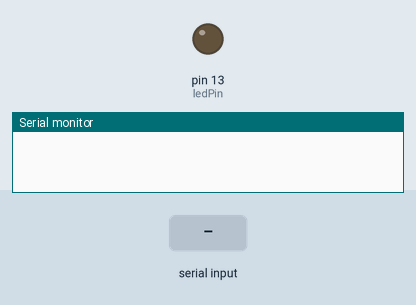
Bench run of a sketch on a simulated Arduino Leonardo, built with avr-gcc and run on an emulated ATmega32U4. Parts: output pins drawn as LEDs (lit = HIGH), the last lines printed to the serial monitor. Dashed ring = blinking. The test bench sets the inputs (shaded band).

Above: at 1.2 s.
1.3 s: "*\n" received over Serial
At 2.1 s:
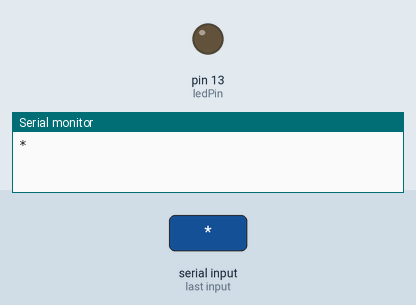
2.9 s: "*\n" received over the second serial link
4.4 s: "90,45,200\n" received over Serial
At 4.61 s:
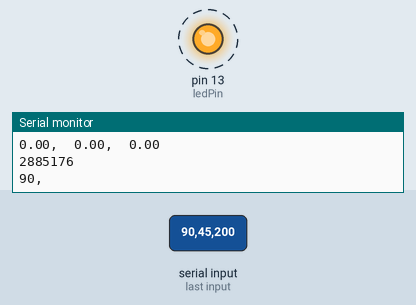
Timing chart, 0 to 7.4 s (numbered marks = the images above; inputs shaded):
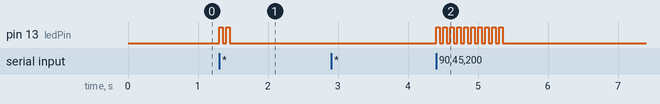

The sketch:

test_xbee.ino
```cpp
const int ledPin =  LED_BUILTIN;// the number of the LED pin

void setup() {
  // put your setup code here, to run once:
  Serial1.begin(9600);
  Serial.begin(9600);

  pinMode(ledPin, OUTPUT);
}

String cString;
float v[3] = {0,0,0};
float v1,v2,v3;
int ind1,ind2,ind3;
int timer = micros();

void loop() {
  // put your main code here, to run repeatedly:
  timer=micros();
  while (Serial1.available()>0) {
    digitalWrite(ledPin, HIGH);
    char c = Serial1.read();
    /*cString = cString + (char)c;
    if (c !='\n') {
      cString += (char)c;
    }

    else if (c == '\n') {
      Serial.print(cString);
      cString = "";
    }*/

    if (c=='*'){
      Serial.print(cString);
      ind1 = cString.indexOf(',');  //finds location of first ,                                                      //saperating the data in formof motor on off signal and the degree input
      v[0] = cString.substring(0, ind1).toFloat();   //captures first data String
      ind2 = cString.indexOf(',', ind1+1 ); //finds location of second ,
      v[1] = cString.substring(ind1 + 1,ind2).toFloat(); //captures second data String
      ind3 = cString.indexOf(',', ind2 +1  ); //finds location of second ,
      v[2] = cString.substring(ind2+1,ind3).toFloat(); //finds location of second ,

      //Serial.println(String(v1int)+ "," + String(v2int)+ "," +String(v3int)+ "," +String(v4int));
      Serial.print(v[0]);
      Serial.print(",\t");
      Serial.print(v[1]);
      Serial.print(",\t");
      Serial.print(v[2]);
      Serial.print("\n");
      cString="";
      Serial.println(micros()-timer);
    }

    else {
      cString += c; //makes the string controlString
    }

    //Serial.println(sizeof(cString));
  }
  digitalWrite(ledPin, LOW);

  if (Serial.available()) {
    digitalWrite(ledPin, HIGH);
    delay(50);
    digitalWrite(ledPin, LOW);
    delay(50);
    char d = Serial.read();
    Serial.print((char)d);
  }
}
```

Measured:
- after the input at 1.3 s, pin 13 (ledPin): alternates HIGH for 0.05 s and LOW for 0.05 s, 4 changes in all, then stays LOW, starting at once
- after the input at 4.4 s, pin 13 (ledPin): alternates HIGH for 0.05 s and LOW for 0.05 s, 20 changes in all, then stays LOW, starting at once
